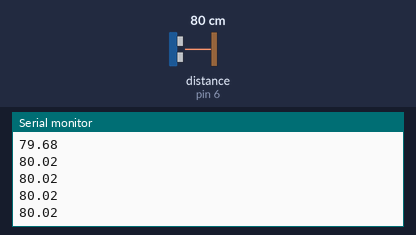
A sketch run on a simulated Arduino Uno, built with avr-gcc and run on an emulated ATmega328P. On the bench: the last lines printed to the serial monitor. Wiring (inferred from the names in the program): ultrasonic range finder: trigger pin 5; echo pin 6. The test bench sets the inputs (shaded band); at power-on: distance to the obstacle (sensor on pin 6) 80 cm. The echo pulse lasts 58.3 µs per cm.

Above: at 1.2 s.
1.3 s: distance to the obstacle (sensor on pin 6) set to 2 cm
At 2.0 s:
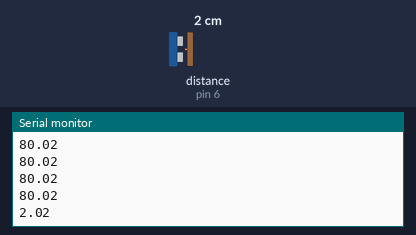
2.8 s: distance to the obstacle (sensor on pin 6) set to 4 cm
At 2.96 s:
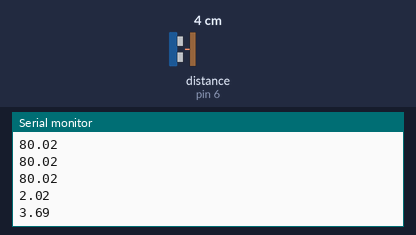
Timing chart, 0 to 5.8 s (numbered marks = the images above; inputs shaded):
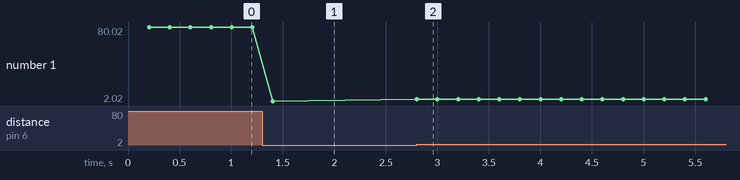

Measured:
- after the input at 1.3 s, the serial monitor: prints a new line after 0.10 s (image 1)
- after the input at 2.8 s, the serial monitor: prints a new line at once (image 2)
- plotted number 1: 80.02 → 2.02 after the input at 1.3 s, 2.02 → 3.7 after the input at 2.8 s

The sketch:

arduinoranger.ino
```cpp
// Motion Lab — HC-SR04 Ultrasonic Sensor
// TRIG -> Pin 5  |  ECHO -> Pin 6
// Upload this sketch, then open index.html in Chrome or Edge.

#define TRIG_PIN 5
#define ECHO_PIN 6

const int INTERVAL_MS = 200;  // 5 Hz — change to match app setting
unsigned long lastTime = 0;

void setup() {
  Serial.begin(9600);
  pinMode(TRIG_PIN, OUTPUT);
  pinMode(ECHO_PIN, INPUT);
}

void loop() {
  unsigned long now = millis();
  if (now - lastTime >= INTERVAL_MS) {
    lastTime = now;

    // 1. Fire a 10µs pulse on TRIG
    digitalWrite(TRIG_PIN, LOW);
    delayMicroseconds(2);
    digitalWrite(TRIG_PIN, HIGH);
    delayMicroseconds(10);
    digitalWrite(TRIG_PIN, LOW);

    // 2. Measure echo duration (30ms timeout = 400cm max range)
    long duration = pulseIn(ECHO_PIN, HIGH, 30000);

    // 3. Convert to cm and send over Serial
    if (duration > 0) {
      float cm = (duration * 0.0343) / 2.0;
      if (cm >= 2 && cm <= 400) {
        Serial.println(cm, 2);
      }
    }
  }
}
```
